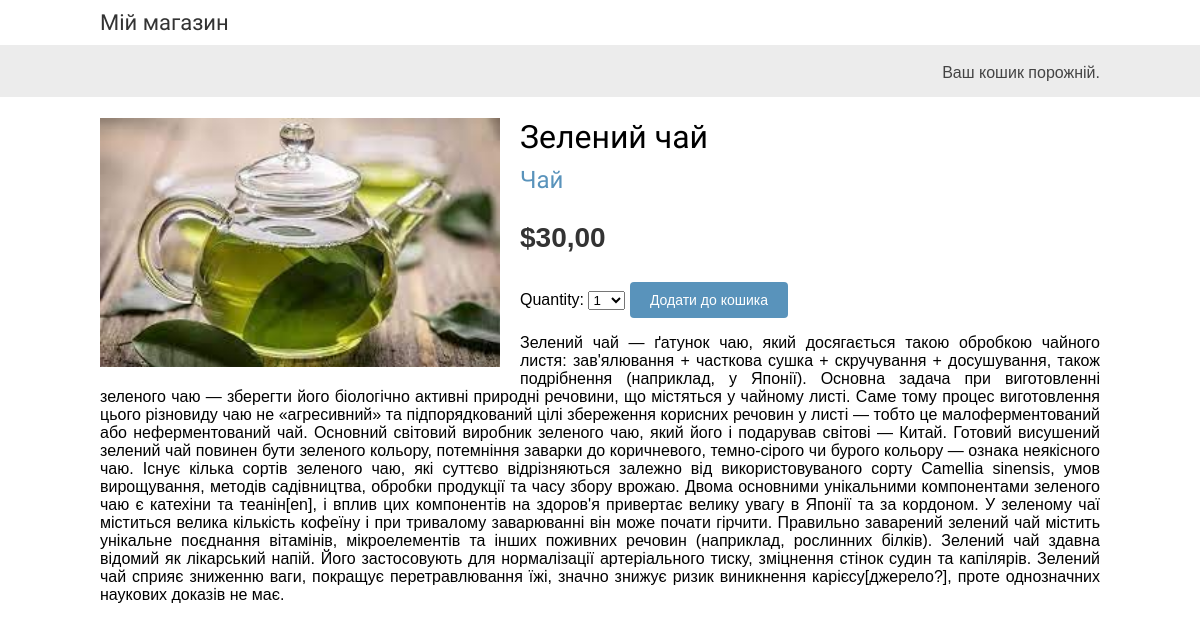
Page /1/green-tea/ on the committed database.
### shop/models.py (models this page shows, shortened)
class Product(models.Model):
    category = models.ForeignKey(Category, related_name='products', on_delete=models.CASCADE)
    name = models.CharField(max_length=200)
    slug = models.CharField(max_length=200)
    image = models.ImageField(upload_to='products/%Y/%m/%d', blank=True)
    description = models.TextField(blank=True)
    price = models.DecimalField(max_digits=10, decimal_places=2)
    available = models.BooleanField(default=True)
    created = models.DateTimeField(auto_now_add=True)
    updated = models.DateTimeField(auto_now=True)
    class Meta:
        ordering = ['name']
        indexes = [
            models.Index(fields=['id', 'slug']),
            models.Index(fields=['name']),
            models.Index(fields=['-created']),
        ]
        verbose_name = 'продукт'
        verbose_name_plural = 'продукти'

class Category(models.Model):
    name = models.CharField(max_length=200)
    slug = models.SlugField(max_length=200, unique=True)
    class Meta:
        ordering = ['name']
        indexes = [
            models.Index(fields=['name']),
                   ]
        verbose_name = 'категорія'
        verbose_name_plural = 'категорії'
    def __str__(self):
        return self.name
    def get_absolute_url(self):
        return reverse('shop:product_list_by_category', args=[self.slug])

### shop/views.py (the view)
# urls.py: path('<int:id>/<slug:slug>/', views.product_detail, name='product_detail'),
def product_detail(request, id, slug):
    product = get_object_or_404(Product,
                                id=id,
                                slug=slug,
                                available=True)
    cart_product_form = CartAddProductForm()
    return render(request,
                  'shop/product/detail.html',
                  {'product': product,
                   'cart_product_form': cart_product_form})

### cart/forms.py
class CartAddProductForm(forms.Form):
    quantity = forms.TypedChoiceField(
                                choices=PRODUCT_QUANTITY_CHOICES,
                                coerce=int)
    override = forms.BooleanField(required=False,
                                  initial=False,
                                  widget=forms.HiddenInput)

### cart/cart.py (called while the page is built)
    def __len__(self):
        return sum(item['quantity'] for item in self.cart.values())

### cart/context_processors.py (called while the page is built)
def cart(request):
    return {'cart': Cart(request)}

### shop/templates/shop/product/detail.html (shortened to what this page needs)
{% extends "shop/base.html" %}
{% load static %}
{% block content %}
  <div class="product-detail">
    <img src="{% if product.image %}{{ product.image.url }}{% else %}
    {% static 'img/no_image.png' %}{% endif %}">
    <h1>{{ product.name }}</h1>
    <h2>
      <a href="{{ product.category.get_absolute_url }}">
        {{ product.category }}
      </a>
    </h2>
    <p class="price">${{ product.price }}</p>
    <form action="{% url 'cart:cart_add' product.id %}" method="post">
      {{ cart_product_form }}
      <input type="submit" value="Додати до кошика">
    </form>
    {{ product.description|linebreaks }}
  </div>
{% endblock %}

### shop/static/css/base.css (style rules this page uses)
body { margin:0; padding:0; font-family:helvetica, sans-serif; }
h1, h2, h3, h4, h5 , h6 { font-family: 'Ubuntu', sans-serif; font-weight:normal; }
a { text-decoration:none; color:#5993bb; }
a.button, input[type="submit"] { color:#fff; background:#5993bb; border-radius:4px; padding:10px 20px; font-size:14px; border:0; }
.product-detail { text-align:justify; }
.product-detail .price { color:#333; font-size:28px; font-weight:bold; }
.product-detail img { width:40%; float:left; padding:0 20px 20px 0; }
.product-detail h1 { margin-bottom:0; }
.product-detail h2 { margin-top:10px; }

### rows in the picture
Product: image (picture), name "Зелений чай", category "Чай", price "30,00", description "Зелений чай — ґатунок чаю, який досягається такою обробкою чайного листя: зав'ялювання + часткова сушка + скручування + досушування, також подрібнення (наприклад, у Японії). Основна задача при виготовленні зеленого чаю — зберегти його біологічно активні природні речовини, що містяться у чайному листі. Саме тому процес виготовлення цього різновиду чаю не «агресивний» та підпорядкований цілі збереження корисних речовин у листі — тобто це малоферментований або неферментований чай. Основний світовий виробник зеленого чаю, який його і подарував світові — Китай. Готовий висушений зелений чай повинен бути зеленого кольору, потемніння заварки до коричневого, темно-сірого чи бурого кольору — ознака…"
